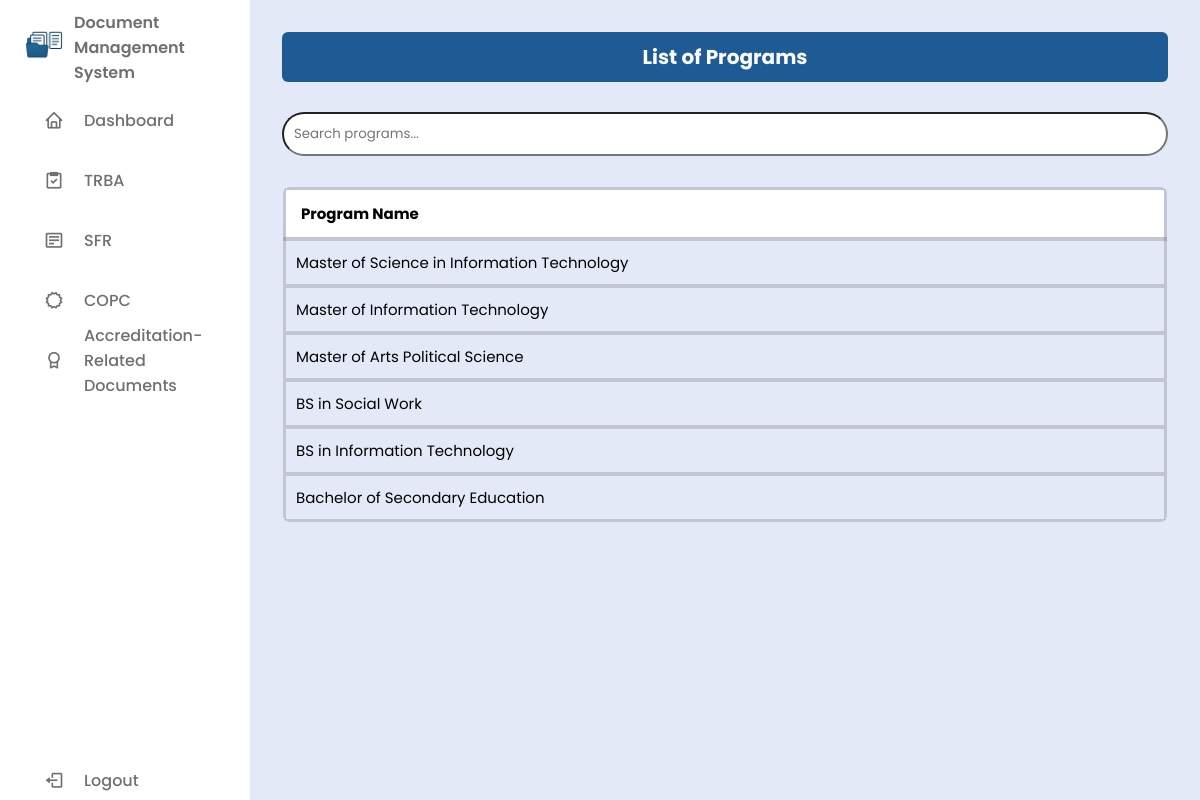
/users/programs.php, run on the app's committed database.
### tables this page shows
CREATE TABLE `programs` (
  `id` int(11) NOT NULL,
  `name` varchar(255) NOT NULL,
  `dept` varchar(255) NOT NULL
);

### users/programs.php (the view, shortened to what this page needs)
<?php
require '../db/db_conn.php';
$isAdmin = isset($_SESSION['user_role']) && $_SESSION['user_role'] === 'admin';
?>
<!DOCTYPE html>
<html lang="en">
<head>
  <link href="https://unpkg.com/boxicons@2.1.4/css/boxicons.min.css" rel="stylesheet" />
  <link rel="stylesheet" href="../css/style.css" />
</head>
<body>
<?php include('../includes/sidebar.php'); ?>
<section class="dashboard-content">
  <section class="table-section">
    <h2>List of Programs</h2>
    <div class="search-bar">
      <input type="text" id="searchInput" placeholder="Search programs..." onkeyup="filterTable()" />
    </div>
    <div class="table-container">
      <table>
        <thead>
          <tr>
            <th>Program Name</th>
          </tr>
        </thead>
        <tbody>
        <?php
        $sql = "SELECT * FROM programs ORDER BY name DESC";
        $result = $conn->query($sql);
        if ($result && $result->num_rows > 0):
          while ($row = $result->fetch_assoc()):
        ?>
          <tr>
            <td><?= htmlspecialchars($row['name']) ?></td>
          </tr>
        <?php endwhile; else: ?>
          <tr><td colspan="<?= $isAdmin ? 2 : 1 ?>">No programs found.</td></tr>
        <?php endif; ?>
        </tbody>
      </table>
    </div>
  </section>
</section>
</body>
</html>

### css/style.css (style rules this page uses)
* { margin: 0; padding: 0; box-sizing: border-box; font-family: 'Poppins', sans-serif; }
:root { --body-color: #E4E9F7; --sidebar-color: #FFF; --primary-color: #1E5A94; --primary-color-light: #F6FSFF; --toggle-color: #DDD; --text-color: #707070; --tran-02: all 0.2s ease; --tran-03: all 0.3s ease; --tran-04: all 0.4s ease; --tran-05: all 0.5s ease; }
body { height: 100vh; background: var(--body-color); display: flex; }
.dashboard-content { margin-left: 250px; padding: 2rem; width: 100%; min-height: 100vh; background: var(--body-color); position: relative; overflow: hidden; }
.dashboard-content > * { position: relative; z-index: 1; }
.table-section h2 { background-color: #1E5A94; padding: 10px 15px; border-radius: 6px; text-align: center; margin-bottom: 10px; font-size: 20px; color: #fff; }
.table-section table { background: #fff; width: 100%; border-collapse: collapse; margin-top: 20px; font-size: 15px; color: #000; border: 1px solid rgba(0, 0, 0, 0.2); border-radius: 8px; overflow: hidden; }
.table-section th, .table-section td { padding: 12px 15px; border: 4px solid rgba(0, 0, 0, 0.15); text-align: left; }
.table-section th { background-color: rgba(255, 255, 255, 0.85); font-weight: 600; }
.table-container { max-height: 400px; overflow-y: auto; border-radius: 6px; background-color: transparent; }
.table-container table { width: 100%; border-collapse: collapse; background: transparent; font-size: 15px; color: #000; }
.table-container th, .table-container td { padding: 10px; text-align: left; border-bottom: 1px solid #ddd; }
.table-container thead th { position: sticky; top: 0; background-color: #fff; font-weight: 700; padding: 12px 15px; border: 4px solid rgba(0, 0, 0, 0.15); z-index: 1; text-align: center; }
.table-section td, .table-section th { text-align: center; }
.table-section tr:last-child td { border-bottom: 4px solid rgba(0, 0, 0, 0.15); }
.table-section td:first-child, .table-section th:first-child { text-align: left; }
.search-bar { margin: 30px 0 10px; }
#searchInput { width: 100%; padding: 10px; border-radius: 25px; }

### data on the page
programs: name "Master of Science in Information Technology"
programs: name "Master of Information Technology"
programs: name "Master of Arts Political Science"
programs: name "BS in Social Work"
programs: name "BS in Information Technology"
programs: name "Bachelor of Secondary Education"
